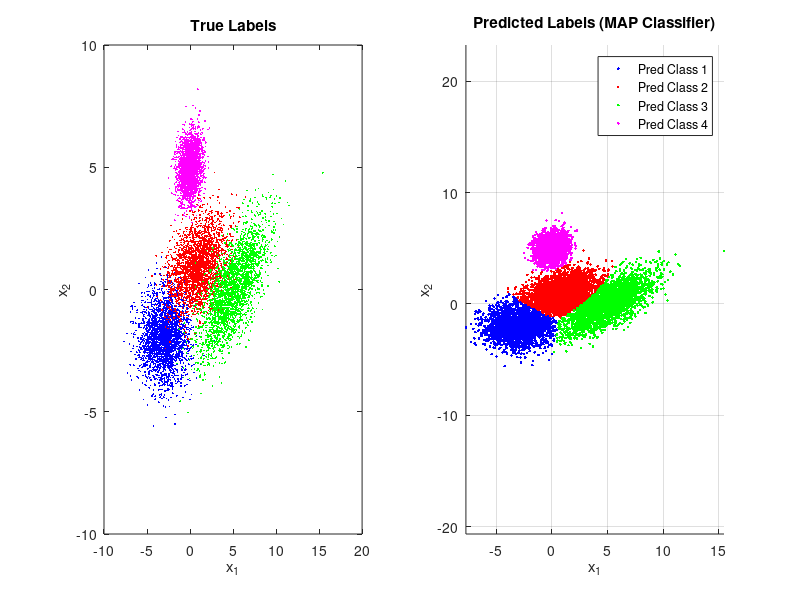
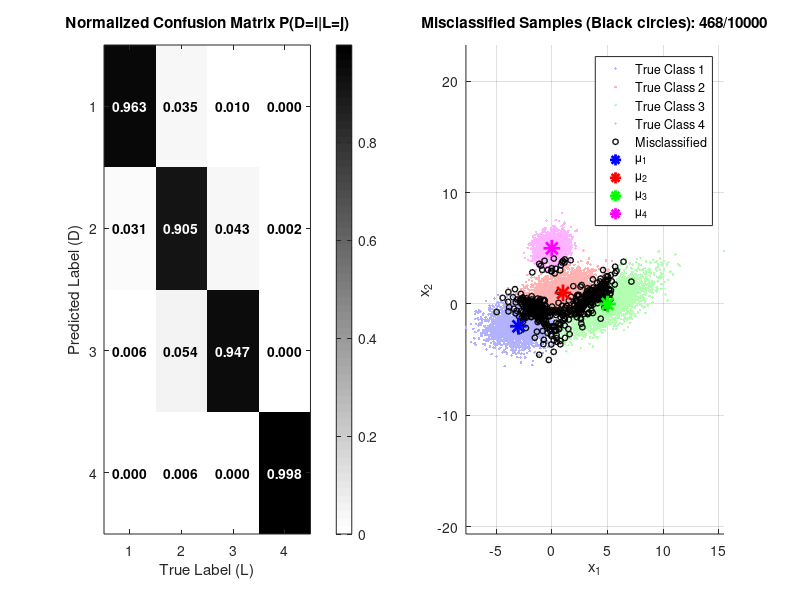
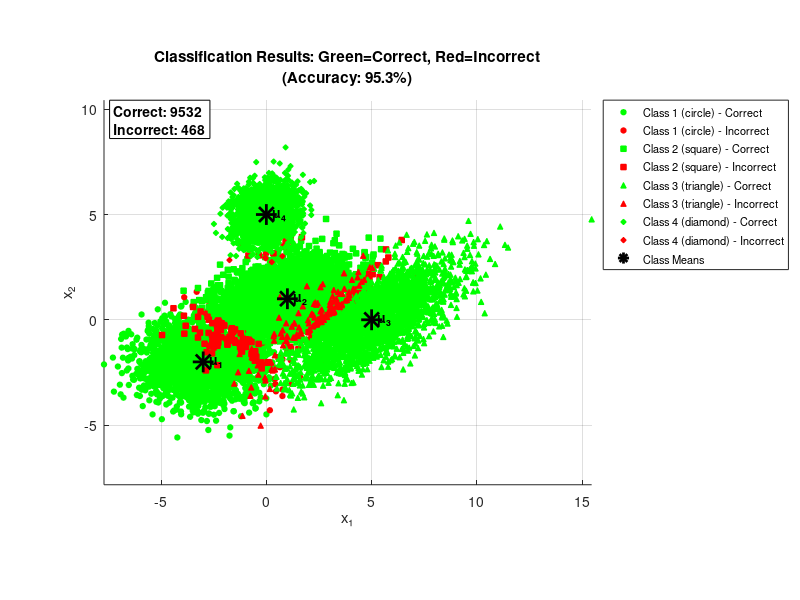

The MATLAB script that drew these images, in order:
% 4-Class Gaussian Mixture Model with Equal Priors
% Each class has prior probability = 0.25

clear all; close all;


%Part A

% Parameters
N = 10000;  % Total number of samples
num_classes = 4;

% Class priors (all equal)
priors = [0.25, 0.25, 0.25, 0.25];

% Generate class labels according to prior distribution
% This uses cumulative probabilities to assign classes
u = rand(1, N);
class_labels = zeros(1, N);
class_labels(u < priors(1)) = 1;
class_labels(u >= priors(1) & u < sum(priors(1:2))) = 2;
class_labels(u >= sum(priors(1:2)) & u < sum(priors(1:3))) = 3;
class_labels(u >= sum(priors(1:3))) = 4;

% Count samples in each class
N1 = sum(class_labels == 1);
N2 = sum(class_labels == 2);
N3 = sum(class_labels == 3);
N4 = sum(class_labels == 4);

fprintf('Number of samples per class:\n');
fprintf('Class 1: %d (%.2f%%)\n', N1, 100*N1/N);
fprintf('Class 2: %d (%.2f%%)\n', N2, 100*N2/N);
fprintf('Class 3: %d (%.2f%%)\n', N3, 100*N3/N);
fprintf('Class 4: %d (%.2f%%)\n', N4, 100*N4/N);

% Define parameters for each class
% Class 1: Centered at origin, circular spread
mu1 = [-3; -2];
Sigma1 = [2, 0; 
          0, 1];

% Class 2: Shifted right, horizontally elongated with positive correlation
mu2 = [1; 1];
Sigma2 = [3, 0.5; 
          0.5, 1];


% Class 3: Shifted up, vertically elongated with negative correlation
mu3 = [5; 0];
Sigma3 = [4, 2; 
          2, 2];

% Class 4: Upper right corner, small variance, slight positive correlation
mu4 = [0; 5];
Sigma4 = [0.5, 0.1; 
          0.1, 0.5];

% Generate samples for each class
r1 = mvnrnd(mu1', Sigma1, N1);
r2 = mvnrnd(mu2', Sigma2, N2);
r3 = mvnrnd(mu3', Sigma3, N3);
r4 = mvnrnd(mu4', Sigma4, N4);

% Combine all samples (optional - for certain analyses)
all_samples = [r1; r2; r3; r4];
all_labels = [ones(N1,1); 2*ones(N2,1); 3*ones(N3,1); 4*ones(N4,1)];

% Plotting
figure(1);
subplot(1,2,1);

% Plot samples from each class
plot(r1(:,1), r1(:,2), '.b', 'MarkerSize', 4); hold on;
plot(r2(:,1), r2(:,2), '.r', 'MarkerSize', 4);
plot(r3(:,1), r3(:,2), '.g', 'MarkerSize', 4);
plot(r4(:,1), r4(:,2), '.m', 'MarkerSize', 4);
title('True Labels');
xlabel('x_1'); ylabel('x_2');


%% Classification using MAP Decision Rule
fprintf('\n===== CLASSIFICATION USING MAP DECISION RULE =====\n');

% Store mean and covariance for each class
mu = {mu1, mu2, mu3, mu4};
Sigma = {Sigma1, Sigma2, Sigma3, Sigma4};

% Initialize predicted labels array
predicted_labels = zeros(N, 1);

% Classify each sample using MAP rule
fprintf('Classifying %d samples...\n', N);

% We need to reorganize the samples to match the original class_labels order
% Currently all_samples has all class 1, then all class 2, etc.
% We need to match the original random order in class_labels

% Create properly ordered samples array
ordered_samples = zeros(N, 2);
idx1 = 1; idx2 = 1; idx3 = 1; idx4 = 1;

for i = 1:N
    if class_labels(i) == 1
        ordered_samples(i, :) = r1(idx1, :);
        idx1 = idx1 + 1;
    elseif class_labels(i) == 2
        ordered_samples(i, :) = r2(idx2, :);
        idx2 = idx2 + 1;
    elseif class_labels(i) == 3
        ordered_samples(i, :) = r3(idx3, :);
        idx3 = idx3 + 1;
    else
        ordered_samples(i, :) = r4(idx4, :);
        idx4 = idx4 + 1;
    end
end

% Now classify each sample
for i = 1:N
    x = ordered_samples(i, :)';  % Current sample as column vector
    
    % Calculate log-likelihood for each class (more numerically stable)
    log_likelihoods = zeros(4, 1);
    
    for j = 1:4
        % Calculate log p(x|L=j)
        diff = x - mu{j};
        log_likelihoods(j) = -0.5 * (diff' * inv(Sigma{j}) * diff) ...
                             -0.5 * log(det(Sigma{j})) ...
                             -log(2*pi);
    end
    
    % Since priors are equal, MAP decision is based on maximum likelihood
    [~, predicted_labels(i)] = max(log_likelihoods);
end

fprintf('Classification complete.\n');

%% Compute Confusion Matrix Using Counters

% Initialize count matrix
confusion_count = zeros(4, 4);

% Count each (predicted, true) pair
for i = 1:N
    true_class = class_labels(i);
    predicted_class = predicted_labels(i);
    confusion_count(predicted_class, true_class) = ...
        confusion_count(predicted_class, true_class) + 1;
end

% Display count matrix
fprintf('\n===== CONFUSION MATRIX =====\n');
fprintf('Rows = Predicted, Columns = True\n\n');
fprintf('          L=1      L=2      L=3      L=4\n');
for i = 1:4
    fprintf('D=%d   ', i);
    for j = 1:4
        fprintf('%6d   ', confusion_count(i, j));
    end
    fprintf('\n');
end

% Convert counts to probabilities: P(D=i|L=j)
confusion_matrix = zeros(4, 4);
for j = 1:4
    class_j_count = sum(class_labels == j);
    if class_j_count > 0
        confusion_matrix(:, j) = confusion_count(:, j) / class_j_count;
    end
end

% Display confusion matrix
fprintf('\n===== Normalized CONFUSION MATRIX P(D=i|L=j) =====\n');
fprintf('Rows = Predicted (D), Columns = True (L)\n\n');
fprintf('          L=1      L=2      L=3      L=4\n');
for i = 1:4
    fprintf('D=%d   ', i);
    for j = 1:4
        fprintf('%7.4f  ', confusion_matrix(i, j));
    end
    fprintf('\n');
end

% Verify each column sums to 1
fprintf('\nColumn sums (should all be 1.0):\n');
for j = 1:4
    col_sum = sum(confusion_matrix(:, j));
    fprintf('Column %d: %.6f\n', j, col_sum);
end

%% Calculate Performance Metrics

fprintf('\n===== PERFORMANCE METRICS =====\n');

% Overall accuracy (using counts)
correct_predictions = sum(diag(confusion_count));
overall_accuracy = correct_predictions / N;
fprintf('Overall Accuracy: %.2f%% (%d/%d correct)\n', ...
    overall_accuracy * 100, correct_predictions, N);

% Per-class metrics
fprintf('\nPer-Class Performance:\n');
fprintf('Class   TPR    Correct/Total\n');
for j = 1:4
    tpr = confusion_matrix(j, j);  % True Positive Rate
    class_count = sum(class_labels == j);
    correct_class = confusion_count(j, j);
    fprintf('  %d    %.4f   %d/%d\n', j, tpr, correct_class, class_count);
end

% Empirical error rate
empirical_error = 1 - overall_accuracy;
fprintf('\nEmpirical Error Rate: %.4f\n', empirical_error);

% Display misclassification details
fprintf('\n===== MISCLASSIFICATION ANALYSIS =====\n');
for i = 1:4
    for j = 1:4
        if i ~= j && confusion_count(i, j) > 0
            fprintf('Class %d misclassified as Class %d: %d times (%.2f%%)\n', ...
                j, i, confusion_count(i, j), confusion_matrix(i, j) * 100);
        end
    end
end

%%  Part 2Visualization of Classification Results

% Add to existing figure
subplot(1,2,2);
% Plot with predicted labels
gscatter(ordered_samples(:,1), ordered_samples(:,2), predicted_labels, 'brgm', '....');
title('Predicted Labels (MAP Classifier)');
xlabel('x_1'); ylabel('x_2');
axis equal; grid on;
legend('Pred Class 1', 'Pred Class 2', 'Pred Class 3', 'Pred Class 4', 'Location', 'best');

% Create new figure for confusion matrix visualization and misclassifications
figure(2);

% Subplot 1: Confusion matrix heatmap
subplot(1,2,1);
imagesc(confusion_matrix);
colorbar;
colormap(flipud(gray));
title('Normalized Confusion Matrix P(D=i|L=j)');
xlabel('True Label (L)');
ylabel('Predicted Label (D)');
set(gca, 'XTick', 1:4, 'YTick', 1:4);
% Add text values
for i = 1:4
    for j = 1:4
        if confusion_matrix(i, j) > 0.5
            text_color = 'white';
        else
            text_color = 'black';
        end
        text(j, i, sprintf('%.3f', confusion_matrix(i,j)), ...
            'HorizontalAlignment', 'center', 'Color', text_color, 'FontWeight', 'bold');
    end
end

% Subplot 2: Show misclassified samples
subplot(1,2,2);
misclassified_idx = find(predicted_labels ~= class_labels');
correctly_classified_idx = find(predicted_labels == class_labels');

% Plot correctly classified in light colors
gscatter(ordered_samples(correctly_classified_idx,1), ...
         ordered_samples(correctly_classified_idx,2), ...
         class_labels(correctly_classified_idx), [0.7 0.7 1; 1 0.7 0.7; 0.7 1 0.7; 1 0.7 1], '.');
hold on;

% Highlight misclassified samples
if ~isempty(misclassified_idx)
    plot(ordered_samples(misclassified_idx,1), ...
         ordered_samples(misclassified_idx,2), ...
         'ko', 'MarkerSize', 4, 'LineWidth', 1);
end

% Plot means
plot(mu1(1), mu1(2), 'b*', 'MarkerSize', 12, 'LineWidth', 2);
plot(mu2(1), mu2(2), 'r*', 'MarkerSize', 12, 'LineWidth', 2);
plot(mu3(1), mu3(2), 'g*', 'MarkerSize', 12, 'LineWidth', 2);
plot(mu4(1), mu4(2), 'm*', 'MarkerSize', 12, 'LineWidth', 2);

title(sprintf('Misclassified Samples (Black circles): %d/%d', length(misclassified_idx), N));
xlabel('x_1'); ylabel('x_2');
axis equal; grid on;
legend('True Class 1', 'True Class 2', 'True Class 3', 'True Class 4', ...
       'Misclassified', 'μ_1', 'μ_2', 'μ_3', 'μ_4', 'Location', 'best');




%% Part 3 Create Visualization with Marker Shapes and Colors
% Marker shapes for true labels, colors for correct/incorrect

figure(3);

% Define marker shapes for each true class
marker_shapes = {'o', 's', '^', 'd'};  % circle, square, triangle, diamond
class_names = {'Class 1 (circle)', 'Class 2 (square)', 'Class 3 (triangle)', 'Class 4 (diamond)'};

% Determine which samples are correctly/incorrectly classified
is_correct = (predicted_labels == class_labels');

% Plot each class with appropriate markers and colors
hold on;
for true_class = 1:4
    % Find indices for this true class
    class_indices = find(class_labels == true_class);
    
    % Separate correct and incorrect classifications
    correct_idx = class_indices(predicted_labels(class_indices) == true_class);
    incorrect_idx = class_indices(predicted_labels(class_indices) ~= true_class);
    
    % Plot correctly classified (green)
    if ~isempty(correct_idx)
        plot(ordered_samples(correct_idx, 1), ordered_samples(correct_idx, 2), ...
             marker_shapes{true_class}, 'MarkerEdgeColor', 'g', ...
             'MarkerFaceColor', 'g', 'MarkerSize', 4, ...
             'DisplayName', [class_names{true_class} ' - Correct']);
    end
    
    % Plot incorrectly classified (red)
    if ~isempty(incorrect_idx)
        plot(ordered_samples(incorrect_idx, 1), ordered_samples(incorrect_idx, 2), ...
             marker_shapes{true_class}, 'MarkerEdgeColor', 'r', ...
             'MarkerFaceColor', 'r', 'MarkerSize', 4, ...
             'DisplayName', [class_names{true_class} ' - Incorrect']);
    end
end

% Plot class means with black stars
plot(mu1(1), mu1(2), 'k*', 'MarkerSize', 15, 'LineWidth', 2, 'DisplayName', 'Class Means');
plot(mu2(1), mu2(2), 'k*', 'MarkerSize', 15, 'LineWidth', 2, 'HandleVisibility', 'off');
plot(mu3(1), mu3(2), 'k*', 'MarkerSize', 15, 'LineWidth', 2, 'HandleVisibility', 'off');
plot(mu4(1), mu4(2), 'k*', 'MarkerSize', 15, 'LineWidth', 2, 'HandleVisibility', 'off');

% Add labels for means
text(mu1(1)+0.3, mu1(2), 'μ₁', 'FontSize', 10, 'FontWeight', 'bold');
text(mu2(1)+0.3, mu2(2), 'μ₂', 'FontSize', 10, 'FontWeight', 'bold');
text(mu3(1)+0.3, mu3(2), 'μ₃', 'FontSize', 10, 'FontWeight', 'bold');
text(mu4(1)+0.3, mu4(2), 'μ₄', 'FontSize', 10, 'FontWeight', 'bold');

grid on;
axis equal;
xlabel('x₁');
ylabel('x₂');
title(sprintf('Classification Results: Green=Correct, Red=Incorrect\n(Accuracy: %.1f%%)', overall_accuracy*100));

% Create custom legend
legend('Location', 'bestoutside', 'FontSize', 8);

% Add summary text
num_correct = sum(is_correct);
num_incorrect = N - num_correct;
text_str = sprintf('Correct: %d\nIncorrect: %d', num_correct, num_incorrect);
xlims = xlim; ylims = ylim;
text(xlims(1) + 0.02*(xlims(2)-xlims(1)), ...
     ylims(2) - 0.05*(ylims(2)-ylims(1)), ...
     text_str, 'BackgroundColor', 'white', 'EdgeColor', 'black', ...
     'FontWeight', 'bold');

hold off;



%Part B

   




%% ERM Classification with Asymmetric Loss Matrix

fprintf('\n===== ERM CLASSIFICATION WITH ASYMMETRIC LOSS =====\n');

% Define the loss matrix
Lambda = [0   10  10  100;
          1   0   10  100;
          1   1   0   100;
          1   1   1   0];

fprintf('Loss Matrix:\n');
disp(Lambda);

%  mean and covariance for each class
mu = {mu1, mu2, mu3, mu4};
Sigma = {Sigma1, Sigma2, Sigma3, Sigma4};

% Initialize predicted labels array for ERM
predicted_labels_ERM = zeros(N, 1);

% Classify each sample using ERM decision rule
fprintf('Classifying %d samples using ERM...\n', N);

for i = 1:N
    x = ordered_samples(i, :)';  % Current sample as column vector
    
    % Calculate likelihood for each class
    likelihoods = zeros(4, 1);
    for j = 1:4
        likelihoods(j) = mvnpdf(x', mu{j}', Sigma{j});
    end
    
    % Calculate expected loss for each possible decision
    expected_loss = zeros(4, 1);
    for decision = 1:4
        % Expected loss = sum over true classes of Lambda(decision,j) * P(L=j|x)
        % With equal priors P(L=j) = 0.25
        for true_class = 1:4
            % P(L=j|x) proportional to p(x|L=j) * P(L=j)
            posterior_prop = likelihoods(true_class) * priors(true_class);
            expected_loss(decision) = expected_loss(decision) + ...
                Lambda(decision, true_class) * posterior_prop;
        end
    end
    
    % Make decision: choose class with minimum expected loss
    [~, predicted_labels_ERM(i)] = min(expected_loss);
end

fprintf('ERM Classification complete.\n');

%%  Calculate Minimum Expected Risk

fprintf('\n===== CALCULATING MINIMUM EXPECTED RISK =====\n');

% Initialize risk calculation variables
total_risk = 0;
loss_details = []; % Store individual losses for analysis

% Process each sample
for i = 1:N
    % Get true and predicted labels
    true_label = class_labels(i);
    predicted_label = predicted_labels_ERM(i);
    
    % Look up the loss for this prediction
    sample_loss = Lambda(predicted_label, true_label);
    
    % Add to total risk
    total_risk = total_risk + sample_loss;
    
    % Store details for analysis
    loss_details(i) = sample_loss;
end

% Calculate average risk (this is the minimum expected risk estimate)
minimum_expected_risk = total_risk / N;

fprintf('Total loss over %d samples: %.0f\n', N, total_risk);
fprintf('MINIMUM EXPECTED RISK (Sample Average): %.4f\n\n', minimum_expected_risk);



